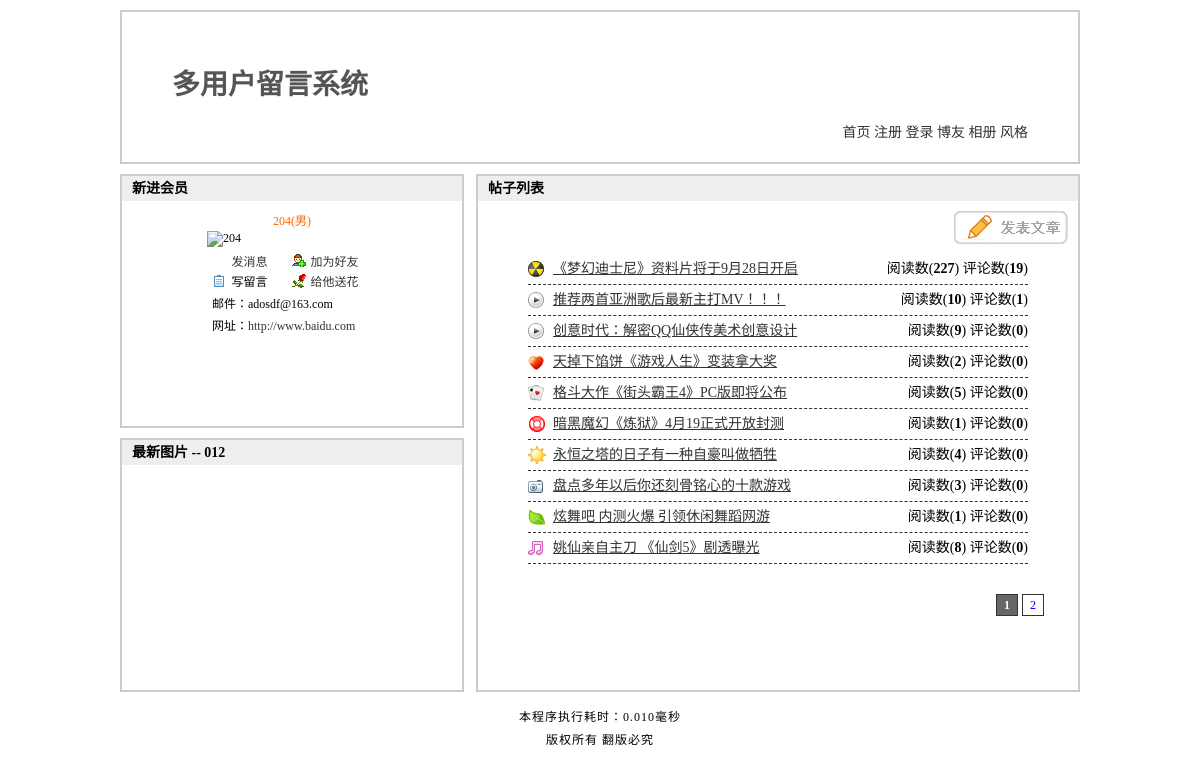
The page / on the database its author committed.
### tables this page shows
CREATE TABLE `article` (
  `id` mediumint(8) unsigned NOT NULL auto_increment COMMENT 'id',
  `reid` mediumint(8) unsigned NOT NULL default '0' COMMENT '主题id',
  `username` varchar(20) NOT NULL COMMENT '发帖人',
  `type` tinyint(2) unsigned NOT NULL COMMENT '发帖类型',
  `title` varchar(40) NOT NULL COMMENT '发帖标题',
  `content` text NOT NULL COMMENT '发帖内容',
  `readcount` smallint(5) unsigned NOT NULL default '0' COMMENT '阅读量',
  `commentcount` smallint(5) unsigned NOT NULL default '0' COMMENT '评论量',
  `date` datetime NOT NULL COMMENT '时间',
  PRIMARY KEY  (`id`)
);

CREATE TABLE `photo` (
  `id` mediumint(8) unsigned NOT NULL auto_increment COMMENT 'id',
  `name` varchar(20) NOT NULL COMMENT '图片名称',
  `url` varchar(200) NOT NULL COMMENT '图片地址',
  `content` varchar(200) default NULL COMMENT '图片描述',
  `readcount` smallint(5) unsigned NOT NULL default '0' COMMENT '浏览数',
  `commentcount` smallint(5) unsigned NOT NULL default '0' COMMENT '评论数',
  `sid` mediumint(8) unsigned NOT NULL COMMENT '图片所在目录id',
  `username` varchar(20) NOT NULL COMMENT '上传者',
  `date` datetime NOT NULL COMMENT '添加时间',
  PRIMARY KEY  (`id`)
);

### index.php (the view, shortened to what this page needs)
<?php
$xml_str = file_get_contents("new.xml");
$xml_obj = simplexml_load_string($xml_str, 'SimpleXMLElement');
$html['id'] = $xml_obj->id;
$html['username'] = $xml_obj->username;
$html['sex'] = $xml_obj->sex;
$html['face'] = $xml_obj->face;
$html['email'] = $xml_obj->email;
$html['url'] = $xml_obj->url;
$result_photo = mysql_query("
		SELECT id, name, url
		FROM photo
		WHERE sid in(SELECT id FROM dir WHERE type=0)
		ORDER BY date
		DESC
		LIMIT 1
		");
$rows_photo = mysql_fetch_array($result_photo);
$page = isset($_GET['page']) ? $_GET['page'] : 1;
$pagesize = 10;
$pagenum = ($page-1)*$pagesize;
$result = mysql_query("
		SELECT type, title, readcount, commentcount, id, date, reid
		FROM article
		WHERE reid=0
		ORDER BY date
		DESC
		LIMIT $pagenum, $pagesize
		");
?>
<!DOCTYPE html PUBLIC "-//W3C//DTD XHTML 1.0 Transitional//EN" "http://www.w3.org/TR/xhtml1/DTD/xhtml1-transitional.dtd">
<html xmlns="http://www.w3.org/1999/xhtml">
<head>
<?php include ROOT_PATH.'includes/title.inc.php'; ?>
</head>
<body>
<?php
include ROOT_PATH.'includes/header.inc.php';
?>
<div id="list">
	<h2>帖子列表</h2>
	<a href="post.php" class="post">发表帖子</a>
	<ul class="article">
		<?php while(!!$rows = mysql_fetch_array($result)) {?>
		<li class="icon<?php echo $rows['type']?>">
			<em>阅读数(<strong><?php echo $rows['readcount']?></strong>) 评论数(<strong><?php echo $rows['commentcount']?></strong>)</em>
			<a href="article.php?id=<?php echo $rows['id']?>"><?php echo $rows['title']?></a>
		</li>
		<?php
		}
		?>
	</ul>
</div>
<div id="user">
	<h2>新进会员</h2>
	<dl>
		<dd class="user"><?php echo $html['username'] ?>(<?php echo $html['sex'] ?>)</dd>
		<dt><img src="<?php echo $html['face'] ?>" alt="<?php echo $html['username'] ?>" /></dt>
		<dd class="message"><a href="javascript:;" name="message" title="<?php echo $html['id'] ?>">发消息</a></dd>
		<dd class="friend"><a href="javascript:;" name="friend" title="<?php echo $html['id'] ?>">加为好友</a></dd>
		<dd class="guest">写留言</dd>
		<dd class="flower"><a href="javascript:;" name="flower" title="<?php echo $html['id'] ?>">给他送花</a></dd>
		<dd class="email">邮件：<?php echo $html['email'] ?></dd>
		<dd class="url">网址：<a href="#"><?php echo $html['url'] ?></a></dd>
	</dl>
</div>
<div id="pics">
	<h2>最新图片 -- <?php echo $rows_photo['name']?></h2>
</div>
<?php
include ROOT_PATH.'includes/footer.inc.php';
?>
</body>
</html>

### styles/1/basic.css (style rules this page uses)
* { padding:0; margin:0; }
body { width:960px; margin:0 auto; background:#fff; font-size:14px; }
ul { list-style-type:none; }
h2 { font-size:14px; background:#eee; height:25px; line-height:25px; text-indent:10px; }

### styles/1/index.css (style rules this page uses)
#list { width:600px; height:514px; border:2px solid #ccc; float:right; }
#list a.post { display:block; width:114px; height:33px; background:url(../../images/aricle.jpg) no-repeat; text-indent:-9999px; margin:10px 10px 0 auto; }
#list ul.article { padding:10px 50px; }
#list ul.article li { height:30px; line-height:30px; border-bottom:1px dashed #333; }
#list ul.article li em { float:right; font-style:normal; }
#list ul.article li a { color:#333; }
#list ul.article li { padding:0 0 0 25px; }
#list ul.article li.icon2 { background:url(../../images/icon2.gif) no-repeat left center; }
#list ul.article li.icon3 { background:url(../../images/icon3.gif) no-repeat left center; }
#list ul.article li.icon4 { background:url(../../images/icon4.gif) no-repeat left center; }
#list ul.article li.icon6 { background:url(../../images/icon6.gif) no-repeat left center; }
#list ul.article li.icon7 { background:url(../../images/icon7.gif) no-repeat left center; }
#list ul.article li.icon8 { background:url(../../images/icon8.gif) no-repeat left center; }
#list ul.article li.icon9 { background:url(../../images/icon9.gif) no-repeat left center; }
#list ul.article li.icon13 { background:url(../../images/icon13.gif) no-repeat left center; }
#list ul.article li.icon16 { background:url(../../images/icon16.gif) no-repeat left center; }
#user { width:340px; height:250px; border:2px solid #ccc; float:left; margin:0 0 10px 0; font-size:12px; }
#user dl { width:170px; margin:0 auto; padding:10px 0 0 0; }
#user dl dt { width:170px; margin:0 0 5px 0; }
#user dl dt img { margin:0 auto; display:block; }
#user dl dd { height:20px; line-height:20px; text-align:center; width:85px; float:left; }
#user dl dd.email,#user dl dd.url { width:190px; text-align:left; padding:2px 0 0 0; text-indent:5px; }
#user dl dd a { text-decoration:none; color:#333; }
#user dl dd.user { width:170px; float:none; color:#f60; }
#user dl dd.message { background:url(../../images/x1.gif) no-repeat 5px 35%; }
#user dl dd.friend { background:url(../../images/x2.gif) no-repeat left 35%; }
#user dl dd.guest { background:url(../../images/x3.gif) no-repeat 5px 35%; }
#user dl dd.flower { background:url(../../images/x4.gif) no-repeat left 35%; }
#pics { width:340px; height:250px; border:2px solid #ccc; float:left; }

### rows shown on the page
article: shows a picture, readcount "227", commentcount "19", title "《梦幻迪士尼》资料片将于9月28日开启"
article: readcount "10", commentcount "1", title "推荐两首亚洲歌后最新主打MV！！！"
article: readcount "9", commentcount "0", title "创意时代：解密QQ仙侠传美术创意设计"
article: shows a picture, readcount "2", commentcount "0", title "天掉下馅饼《游戏人生》变装拿大奖"
article: shows a picture, readcount "5", commentcount "0", title "格斗大作《街头霸王4》PC版即将公布"
article: shows a picture, readcount "1", commentcount "0", title "暗黑魔幻《炼狱》4月19正式开放封测"
article: shows a picture, readcount "4", commentcount "0", title "永恒之塔的日子有一种自豪叫做牺牲"
article: shows a picture, readcount "3", commentcount "0", title "盘点多年以后你还刻骨铭心的十款游戏"
article: shows a picture, readcount "1", commentcount "0", title "炫舞吧 内测火爆 引领休闲舞蹈网游"
article: shows a picture, readcount "8", commentcount "0", title "姚仙亲自主刀 《仙剑5》剧透曝光"
photo: name "012"

### other values the page prints
$html['username'] "204"
$html['sex'] "男"
$html['email'] "adosdf@163.com"
$html['url'] "http://www.baidu.com"
substr(((get_time() - START_TIME)*1000), 0, 5) "0.010"
